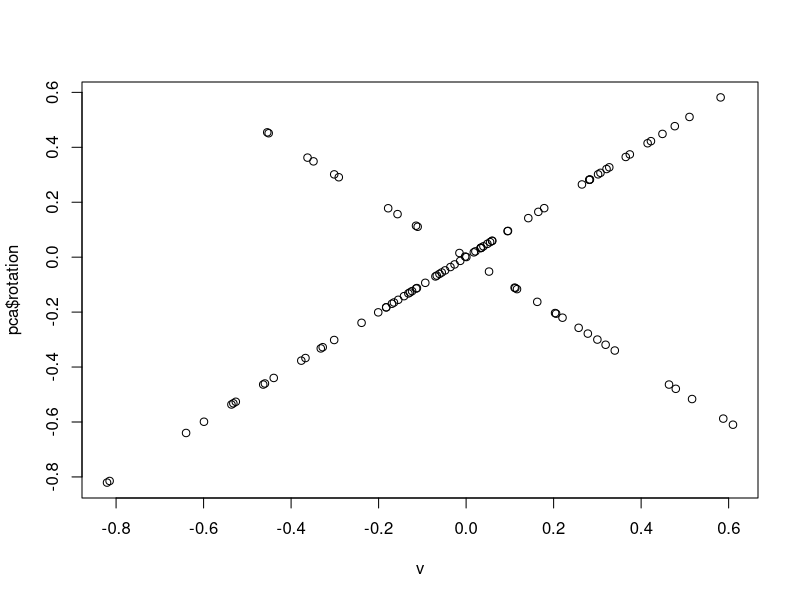
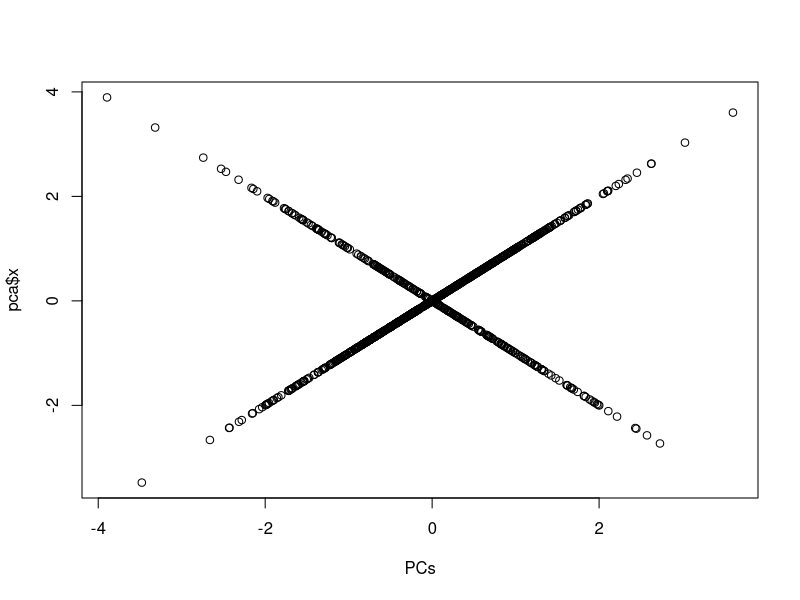

R code for these plots, in order: (Note: this script raises an error after producing the figures.)
## ---- chunk 1
n <- 100; m <- 10
a <- matrix(0, n, m); a[] <- rnorm(length(a))
a <- sweep(a, 2, 1:m, '+')
colMeans(a)
pca <- prcomp(a, center = FALSE)
cor(pca$rotation[, 1], colMeans(a))
## ---- chunk 2
n <- 100; m <- 10
a <- matrix(0, n, m); a[] <- rnorm(length(a))
a[, 1] <- 100 * a[, 1]
apply(a, 2, sd)
pca <- prcomp(a, center = TRUE)
pca$rotation[, 1]
## ---- chunk 3
# True one
n <- 100; m <- 10
a <- matrix(0, n, m); a[] <- rnorm(length(a))
pca <- prcomp(a, center = TRUE, scale. = TRUE)
# DIY
a.scaled <- scale(a, center = TRUE, scale = TRUE)
K <- crossprod(a.scaled)
K.eigs <- eigen(K, symmetric = TRUE)
v <- K.eigs$vectors
PCs <- a.scaled %*% v
# Verif, recall that PCs can be opposites between runs
plot(v, pca$rotation)
all.equal(sqrt(K.eigs$values), sqrt(n - 1) * pca$sdev)
plot(PCs, pca$x)
## ---- chunk 4
# Let's verify
sds <- apply(a, 2, sd)
a.scaled2 <- (diag(n) - tcrossprod(rep(1, n)) / n) %*% a %*% diag(1 / sds)
all.equal(a.scaled2, a.scaled, check.attributes = FALSE)
## ---- chunk 5
SV <- v / sds
XSV <- a %*% SV
CXSV <- sweep(XSV, 2, colMeans(XSV), '-')
all.equal(CXSV, PCs)
## ---- chunk 6
sx <- colSums(a)
K2 <- (crossprod(a) - tcrossprod(sx) / n) / tcrossprod(sds)
all.equal(K, K2)
## ---- chunk 7
cor3 <- function(mat) {
  sums <- colSums(mat) / sqrt(nrow(mat))
  corr <- crossprod(mat)
  diags <- sqrt(diag(corr) - sums^2)
  correlize(corr, shift = sums, scale = diags)
}

a <- matrix(0, 1000, 1000); a[] <- rnorm(length(a))
all.equal(cor3(a), cor(a))

library(microbenchmark)
microbenchmark(
  cor3(a),
  cor(a),
  times = 20
)
